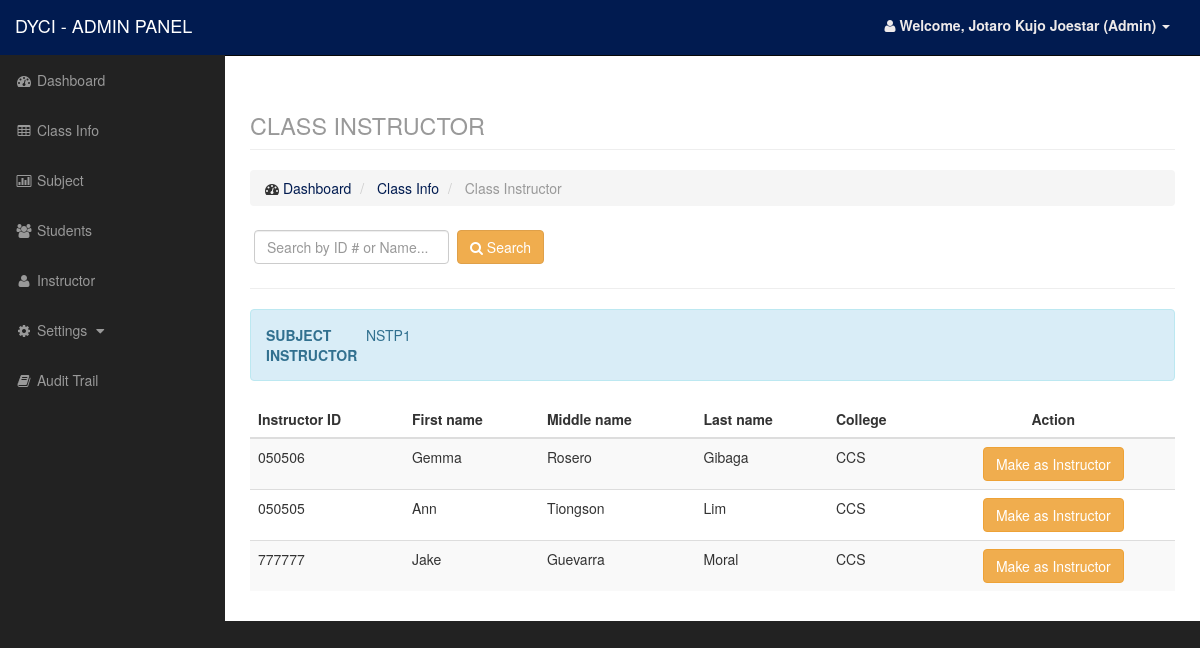
The app's page /admin/classteacher.php?classid=13&teacherid=00 (signed in) with its own data.
### tables this page shows
CREATE TABLE `class` (
  `id` int(11) NOT NULL,
  `course` varchar(250) NOT NULL,
  `year` varchar(50) NOT NULL,
  `section` varchar(2) NOT NULL,
  `college` varchar(100) NOT NULL,
  `sem` varchar(50) NOT NULL,
  `teacher` varchar(50) NOT NULL,
  `subject` varchar(50) NOT NULL,
  `mergesubject` varchar(50) NOT NULL,
  `SY` varchar(50) NOT NULL
);

CREATE TABLE `teacher` (
  `id` int(11) NOT NULL,
  `teachid` varchar(100) NOT NULL,
  `fname` varchar(50) NOT NULL,
  `midname` varchar(50) NOT NULL,
  `lname` varchar(50) NOT NULL,
  `college` varchar(100) NOT NULL
);

### admin/data/teacher_model.php (called while the page is built, shortened)
<?php
$teacher = new Datateacher();
class Datateacher
{
    function getteacher($search)
    {
        $q = "select * from teacher where teachid like '%$search%' or fname like '%$search%' or midname like '%$search%' or lname like '%$search%' or college like '%$search%' order by college,lname,midname,fname,teachid";
        $r = mysql_query($q);
        return $r;
    }
}

### admin/classteacher.php (the view, shortened to what this page needs)
<?php
    include('include/header.php');
    include('include/sidebar.php');
    include('data/teacher_model.php');
    $search = isset($_POST['search']) ? $_POST['search']: null;
    $teacher = $teacher->getteacher($search);
    $classid = $_GET['classid'];
    $teacherid = $_GET['teacherid'];
    $rt = mysql_query("select * from teacher where id=$teacherid");
    $rs = mysql_fetch_array($rt);
    $teacherbyid = $rs['fname'].' '.$rs['midname'].' '.$rs['lname'];
    $rc = mysql_query("select * from class where id=$classid");
    $rc = mysql_fetch_array($rc);
    $subject = $rc['subject'];
?>
<div id="page-wrapper">
    <div class="container-fluid">
        <div class="row">
            <div class="col-lg-12">
                <h1 class="page-header">
                    <small>CLASS INSTRUCTOR</small>
                </h1>
                <ol class="breadcrumb">
                    <li>
                        <i class="fa fa-dashboard"></i> <a href="index.php">Dashboard</a>
                    </li>
                    <li>
                        <a href="class.php">Class Info</a>
                    </li>
                    <li class="active">
                        Class Instructor
                    </li>
                </ol>
            </div>
        </div>
        <div class="row">
            <div class="col-lg-12">
                <div class="form-inline form-padding">
                    <form action="classteacher.php?classid=<?php echo $classid;?>&teacherid=<?php echo $teacherid; ?>" method="post">
                        <input type="text" class="form-control" name="search" placeholder="Search by ID # or Name..." required autofocus>
                        <button type="submit" name="submitsearch" class="btn btn-success"><i class="fa fa-search"></i> Search</button>
                    </form>
                </div>
            </div>
        </div>
        <hr />
        <div class="row">
            <div class="col-lg-12">
                <div class="alert alert-info">
                    <table>
                        <tr>
                            <td width="100"><strong>SUBJECT</strong></td>
                            <td><?php echo $subject; ?></td>
                        </tr>
                        <tr>
                            <td width="100"><strong>INSTRUCTOR</strong></td>
                            <td><?php echo $teacherbyid; ?></td>
                        </tr>
                    </table>
                </div>
        <div class="row">
            <div class="col-lg-12">
                <div class="table-responsive">
                        <table class="table table-striped">
                            <thead>
                                <tr>
                                    <th>Instructor ID</th>
                                    <th>First name</th>
                                    <th>Middle name</th>
                                    <th>Last name</th>
                                    <th>College</th>
                                    <th class="text-center">Action</th>
                                </tr>
                            </thead>
                            <tbody>
                                <?php while($row = mysql_fetch_array($teacher)): ?>
                                <tr>
                                    <td><?php echo $row['teachid']; ?></td>
                                    <td><?php echo $row['fname']; ?></td>
                                    <td><?php echo $row['midname']; ?></td>
                                    <td><?php echo $row['lname']; ?></td>
                                    <td><?php echo $row['college']; ?></td>
                                    <td class="text-center"><a href="data/class_model.php?q=updateteacher&teachid=0<?php echo $row['id']; ?>&classid=<?php echo $classid;?>" class="btn btn-warning">Make as Instructor</a></td>
                                </tr>
                                <?php endwhile;?>
                    </div>
                  </div>
                </div>
              </div>
            </div>
    </div>
</div>
<?php include('include/footer.php');

### css/sb-admin.css (style rules this page uses)
body { margin-top: 100px; background-color: #222; }
@media (min-width:768px) { body { margin-top: 50px; } }
#page-wrapper { width: 100%; padding: 0; background-color: #fff; }
@media (min-width:768px) { #page-wrapper { padding: 10px; } }
input { margin: .4rem; }

### records on screen
class: subject "NSTP1"
teacher: teachid "050506", fname "Gemma", midname "Rosero", lname "Gibaga", college "CCS"
teacher: teachid "050505", fname "Ann", midname "Tiongson", lname "Lim", college "CCS"
teacher: teachid "777777", fname "Jake", midname "Guevarra", lname "Moral", college "CCS"

### other values on screen
$_SESSION['name'] "Jotaro Kujo Joestar"
